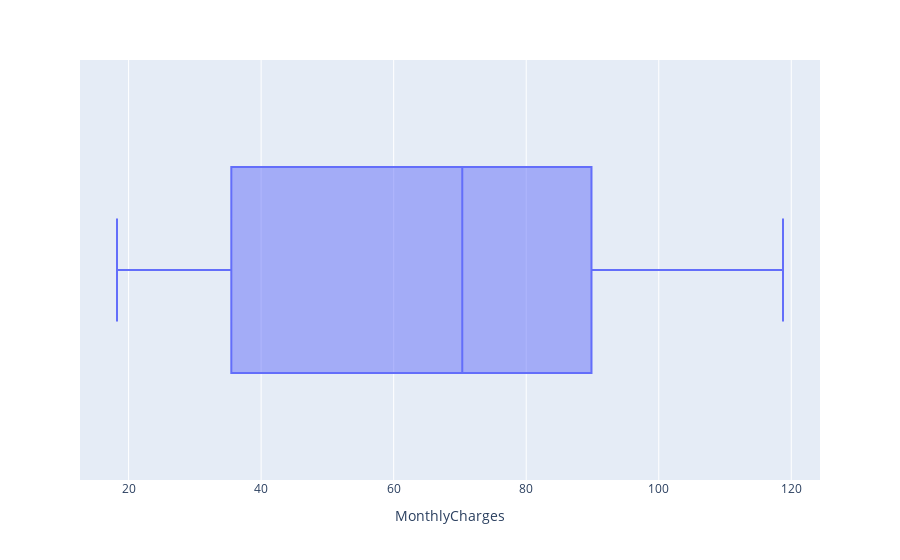

Notebook cell for this chart:
### Code cell
px.box(df, x= "MonthlyCharges")

### Figure 1 — Plotly figure (JSON) as saved in the notebook; plotly's stock layout.template omitted (floating-point values rounded to 4 significant figures; data arrays with more than 128 entries replaced by an {"elided": "..."} marker saying what was removed)
{"data": [{"alignmentgroup": "True", "hovertemplate": "MonthlyCharges=%{x}<extra></extra>", "legendgroup": "", "marker": {"color": "#636efa"}, "name": "", "notched": false, "offsetgroup": "", "orientation": "h", "showlegend": false, "x": {"elided": "7043 float values"}, "x0": " ", "xaxis": "x", "y0": " ", "yaxis": "y", "type": "box"}], "layout": {"xaxis": {"anchor": "y", "domain": [0.0, 1.0], "title": {"text": "MonthlyCharges"}}, "yaxis": {"anchor": "x", "domain": [0.0, 1.0]}, "legend": {"tracegroupgap": 0}, "margin": {"t": 60}, "boxmode": "group"}}
